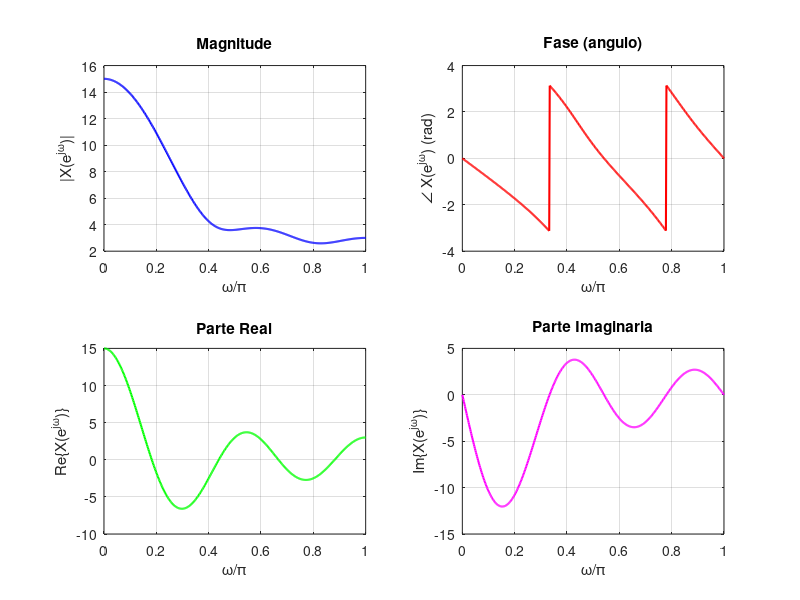

The MATLAB source for this figure: (Note: this script raises an error after producing the figure.)
% Parte II - TFTD de x[n] = {1, 2, 3, 4, 5}
% X(e^jw) = sum_{n=0}^{4} x[n] * e^{-jwn}

x = [1 2 3 4 5];
n = 0:4;
w = linspace(0, pi, 501);

X = zeros(1, 501);
for k = 1:501
  X(k) = sum(x .* exp(-1j * w(k) * n));
end

figure('Position', [100 100 800 600]);

subplot(2,2,1);
plot(w/pi, abs(X), 'b', 'LineWidth', 1.5);
xlabel('\omega/\pi'); ylabel('|X(e^{j\omega})|');
title('Magnitude');
grid on;

subplot(2,2,2);
plot(w/pi, angle(X), 'r', 'LineWidth', 1.5);
xlabel('\omega/\pi'); ylabel('\angle X(e^{j\omega}) (rad)');
title('Fase (angulo)');
grid on;

subplot(2,2,3);
plot(w/pi, real(X), 'g', 'LineWidth', 1.5);
xlabel('\omega/\pi'); ylabel('Re\{X(e^{j\omega})\}');
title('Parte Real');
grid on;

subplot(2,2,4);
plot(w/pi, imag(X), 'm', 'LineWidth', 1.5);
xlabel('\omega/\pi'); ylabel('Im\{X(e^{j\omega})\}');
title('Parte Imaginaria');
grid on;

sgtitle('TFTD de x[n] = \{1, 2, 3, 4, 5\}');
print -dpng figuras/parte2.png
